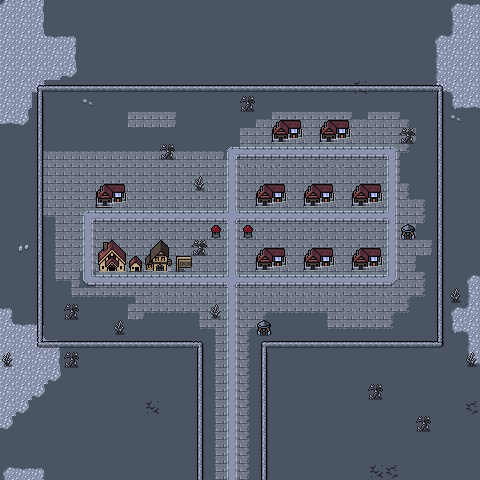

A 2D game scene composited from a Tiled map and its tileset images. What follows is a short description and the map's XML, with each tile layer's data collapsed to a summary:
An orthogonal 30x30 tile map with 16x16 px tiles, 4 tile layers (Background, Ground, Walls, Overlay), 2 tilesets and 12 objects.

<map version="1.10" tiledversion="1.10.1" orientation="orthogonal" renderorder="right-down" width="30" height="30" tilewidth="16" tileheight="16" infinite="0" nextlayerid="6" nextobjectid="59">
 <editorsettings>
  <export target="wastetown..tmx" format="tmx" />
 </editorsettings>
 <tileset firstgid="1" source="../../tileset/main.tsx" />
 <tileset firstgid="10113" source="../../tileset/buildings.tsx" />
 <layer id="1" name="Background" width="30" height="30">
  <data>[900 cells, 900 non-empty, 2 distinct tile ids]</data>
 </layer>
 <layer id="2" name="Ground" width="30" height="30">
  <data>[900 cells, 309 non-empty, 44 distinct tile ids]</data>
 </layer>
 <layer id="3" name="Walls" width="30" height="30">
  <properties>
   <property name="spriteLayer" type="bool" value="true" />
  </properties>
  <data>[900 cells, 136 non-empty, 17 distinct tile ids]</data>
 </layer>
 <layer id="5" name="Overlay" width="30" height="30">
  <data>[900 cells, 22 non-empty, 6 distinct tile ids]</data>
 </layer>
 <objectgroup id="4" name="Objects">
  <object id="38" template="../../obj/entry_up.tx" x="204" y="368" width="56" height="16" />
  <object id="41" template="../../obj/shop.tx" x="256" y="208">
   <properties>
    <property name="shopList" value="Instant,Creature,Land,Colorless,Artifact,Multicolor,Azorius,Dimir,Rakdos,Gruul,Selesnya,Orzhov,Izzet,Golgari,Boros,Simic,Golem,Sliver" />
   </properties>
  </object>
  <object id="55" template="../../obj/shop.tx" x="272" y="144">
   <properties>
    <property name="shopList" value="Instant,Creature,Land,Colorless,Artifact,Multicolor,Golem,Sliver" />
   </properties>
  </object>
  <object id="57" template="../../obj/shop.tx" x="320" y="144">
   <properties>
    <property name="shopList" value="Instant,Creature,Land,Colorless,Artifact,Multicolor,Golem,Sliver" />
   </properties>
  </object>
  <object id="50" template="../../obj/shop.tx" x="304" y="208">
   <properties>
    <property name="shopList" value="Instant,Creature,Land,Colorless,Artifact,Multicolor,Azorius,Dimir,Rakdos,Gruul,Selesnya,Orzhov,Izzet,Golgari,Boros,Simic,Golem,Sliver" />
   </properties>
  </object>
  <object id="51" template="../../obj/shop.tx" x="352" y="208">
   <properties>
    <property name="shopList" value="Instant,Creature,Land,Colorless,Artifact,Multicolor,Azorius,Dimir,Rakdos,Gruul,Selesnya,Orzhov,Izzet,Golgari,Boros,Simic,Golem,Sliver" />
   </properties>
  </object>
  <object id="52" template="../../obj/shop.tx" x="352" y="272">
   <properties>
    <property name="shopList" value="Instant,Creature,Land,Colorless,Artifact,Multicolor,Azorius,Dimir,Rakdos,Gruul,Selesnya,Orzhov,Izzet,Golgari,Boros,Simic,Golem,Sliver" />
   </properties>
  </object>
  <object id="53" template="../../obj/shop.tx" x="304" y="272">
   <properties>
    <property name="shopList" value="Instant,Creature,Land,Colorless,Artifact,Multicolor,Azorius,Dimir,Rakdos,Gruul,Selesnya,Orzhov,Izzet,Golgari,Boros,Simic,Golem,Sliver" />
   </properties>
  </object>
  <object id="54" template="../../obj/shop.tx" x="256" y="272">
   <properties>
    <property name="shopList" value="Instant,Creature,Land,Colorless,Artifact,Multicolor,Azorius,Dimir,Rakdos,Gruul,Selesnya,Orzhov,Izzet,Golgari,Boros,Simic,Golem,Sliver" />
   </properties>
  </object>
  <object id="47" template="../../obj/inn.tx" x="150" y="273" />
  <object id="48" template="../../obj/shop.tx" x="104" y="272">
   <properties>
    <property name="shopList" value="Equipment" />
   </properties>
  </object>
  <object id="58" template="../../obj/shop.tx" x="97" y="209">
   <properties>
    <property name="shopList" value="Instant,Creature,Land,Colorless,Artifact,Multicolor,Azorius,Dimir,Rakdos,Gruul,Selesnya,Orzhov,Izzet,Golgari,Boros,Simic,Golem,Sliver" />
   </properties>
  </object>
 </objectgroup>
</map>
